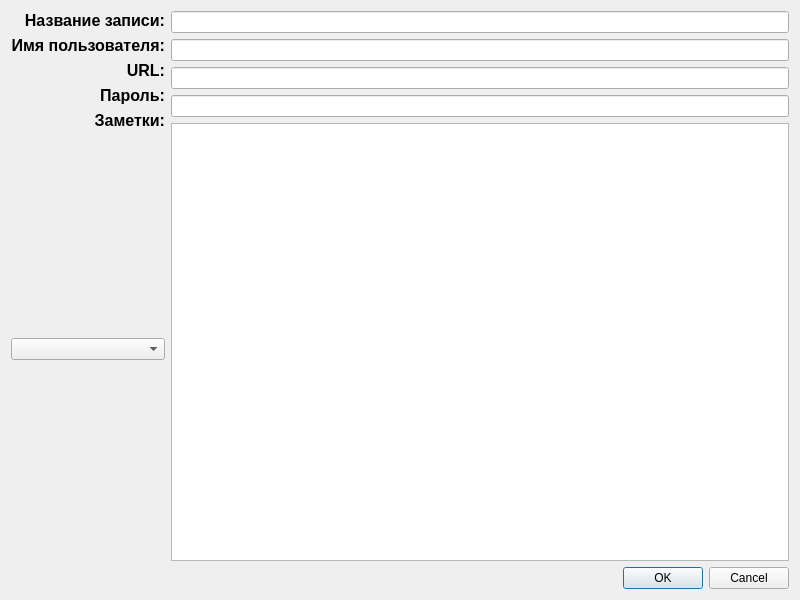
<?xml version="1.0" encoding="UTF-8"?>
<ui version="4.0">
 <class>AddNewNoteWidget</class>
 <widget class="QDialog" name="AddNewNoteWidget">
  <property name="geometry">
   <rect>
    <x>0</x>
    <y>0</y>
    <width>800</width>
    <height>600</height>
   </rect>
  </property>
  <property name="windowTitle">
   <string>Создать новую запись</string>
  </property>
  <layout class="QGridLayout" name="gridLayout">
   <item row="0" column="0">
    <layout class="QHBoxLayout" name="horizontalLayout">
     <item>
      <layout class="QVBoxLayout" name="verticalLayout_2">
       <item>
        <widget class="QLabel" name="label">
         <property name="maximumSize">
          <size>
           <width>16777215</width>
           <height>23</height>
          </size>
         </property>
         <property name="text">
          <string>&lt;html&gt;&lt;head/&gt;&lt;body&gt;&lt;p&gt;&lt;span style=&quot; font-size:12pt; font-weight:700;&quot;&gt;Название записи:&lt;/span&gt;&lt;/p&gt;&lt;/body&gt;&lt;/html&gt;</string>
         </property>
         <property name="alignment">
          <set>Qt::AlignRight|Qt::AlignTrailing|Qt::AlignVCenter</set>
         </property>
        </widget>
       </item>
       <item>
        <widget class="QLabel" name="label_2">
         <property name="maximumSize">
          <size>
           <width>16777215</width>
           <height>22</height>
          </size>
         </property>
         <property name="text">
          <string>&lt;html&gt;&lt;head/&gt;&lt;body&gt;&lt;p&gt;&lt;span style=&quot; font-size:12pt; font-weight:700;&quot;&gt;Имя пользователя:&lt;/span&gt;&lt;/p&gt;&lt;/body&gt;&lt;/html&gt;</string>
         </property>
         <property name="alignment">
          <set>Qt::AlignRight|Qt::AlignTrailing|Qt::AlignVCenter</set>
         </property>
        </widget>
       </item>
       <item>
        <widget class="QLabel" name="label_3">
         <property name="maximumSize">
          <size>
           <width>16777215</width>
           <height>23</height>
          </size>
         </property>
         <property name="text">
          <string>&lt;html&gt;&lt;head/&gt;&lt;body&gt;&lt;p&gt;&lt;span style=&quot; font-size:12pt; font-weight:700;&quot;&gt;URL:&lt;/span&gt;&lt;/p&gt;&lt;/body&gt;&lt;/html&gt;</string>
         </property>
         <property name="alignment">
          <set>Qt::AlignRight|Qt::AlignTrailing|Qt::AlignVCenter</set>
         </property>
        </widget>
       </item>
       <item>
        <widget class="QLabel" name="label_4">
         <property name="maximumSize">
          <size>
           <width>16777215</width>
           <height>22</height>
          </size>
         </property>
         <property name="text">
          <string>&lt;html&gt;&lt;head/&gt;&lt;body&gt;&lt;p&gt;&lt;span style=&quot; font-size:12pt; font-weight:700;&quot;&gt;Пароль:&lt;/span&gt;&lt;/p&gt;&lt;/body&gt;&lt;/html&gt;</string>
         </property>
         <property name="alignment">
          <set>Qt::AlignRight|Qt::AlignTrailing|Qt::AlignVCenter</set>
         </property>
        </widget>
       </item>
       <item>
        <widget class="QLabel" name="label_5">
         <property name="text">
          <string>&lt;html&gt;&lt;head/&gt;&lt;body&gt;&lt;p&gt;&lt;span style=&quot; font-size:12pt; font-weight:700;&quot;&gt;Заметки:&lt;/span&gt;&lt;/p&gt;&lt;/body&gt;&lt;/html&gt;</string>
         </property>
         <property name="alignment">
          <set>Qt::AlignRight|Qt::AlignTop|Qt::AlignTrailing</set>
         </property>
        </widget>
       </item>
       <item>
        <spacer name="verticalSpacer_2">
         <property name="orientation">
          <enum>Qt::Vertical</enum>
         </property>
         <property name="sizeHint" stdset="0">
          <size>
           <width>20</width>
           <height>40</height>
          </size>
         </property>
        </spacer>
       </item>
       <item>
        <widget class="QComboBox" name="chooseGroup">
         <property name="currentText">
          <string/>
         </property>
         <property name="currentIndex">
          <number>-1</number>
         </property>
         <property name="placeholderText">
          <string>Выберите группу</string>
         </property>
        </widget>
       </item>
       <item>
        <spacer name="verticalSpacer">
         <property name="orientation">
          <enum>Qt::Vertical</enum>
         </property>
         <property name="sizeHint" stdset="0">
          <size>
           <width>20</width>
           <height>40</height>
          </size>
         </property>
        </spacer>
       </item>
      </layout>
     </item>
     <item>
      <layout class="QVBoxLayout" name="verticalLayout">
       <item>
        <widget class="QLineEdit" name="noteName">
         <property name="maximumSize">
          <size>
           <width>16777215</width>
           <height>23</height>
          </size>
         </property>
        </widget>
       </item>
       <item>
        <widget class="QLineEdit" name="userName">
         <property name="maximumSize">
          <size>
           <width>16777215</width>
           <height>23</height>
          </size>
         </property>
        </widget>
       </item>
       <item>
        <widget class="QLineEdit" name="url">
         <property name="maximumSize">
          <size>
           <width>16777215</width>
           <height>22</height>
          </size>
         </property>
        </widget>
       </item>
       <item>
        <widget class="QLineEdit" name="passwordEntry">
         <property name="maximumSize">
          <size>
           <width>16777215</width>
           <height>23</height>
          </size>
         </property>
        </widget>
       </item>
       <item>
        <widget class="QTextEdit" name="otherNotes"/>
       </item>
      </layout>
     </item>
    </layout>
   </item>
   <item row="1" column="0">
    <widget class="QDialogButtonBox" name="buttonBox">
     <property name="orientation">
      <enum>Qt::Horizontal</enum>
     </property>
     <property name="standardButtons">
      <set>QDialogButtonBox::Cancel|QDialogButtonBox::Ok</set>
     </property>
    </widget>
   </item>
  </layout>
 </widget>
 <resources/>
 <connections>
  <connection>
   <sender>buttonBox</sender>
   <signal>rejected()</signal>
   <receiver>AddNewNoteWidget</receiver>
   <slot>reject()</slot>
   <hints>
    <hint type="sourcelabel">
     <x>316</x>
     <y>260</y>
    </hint>
    <hint type="destinationlabel">
     <x>286</x>
     <y>274</y>
    </hint>
   </hints>
  </connection>
 </connections>
</ui>
